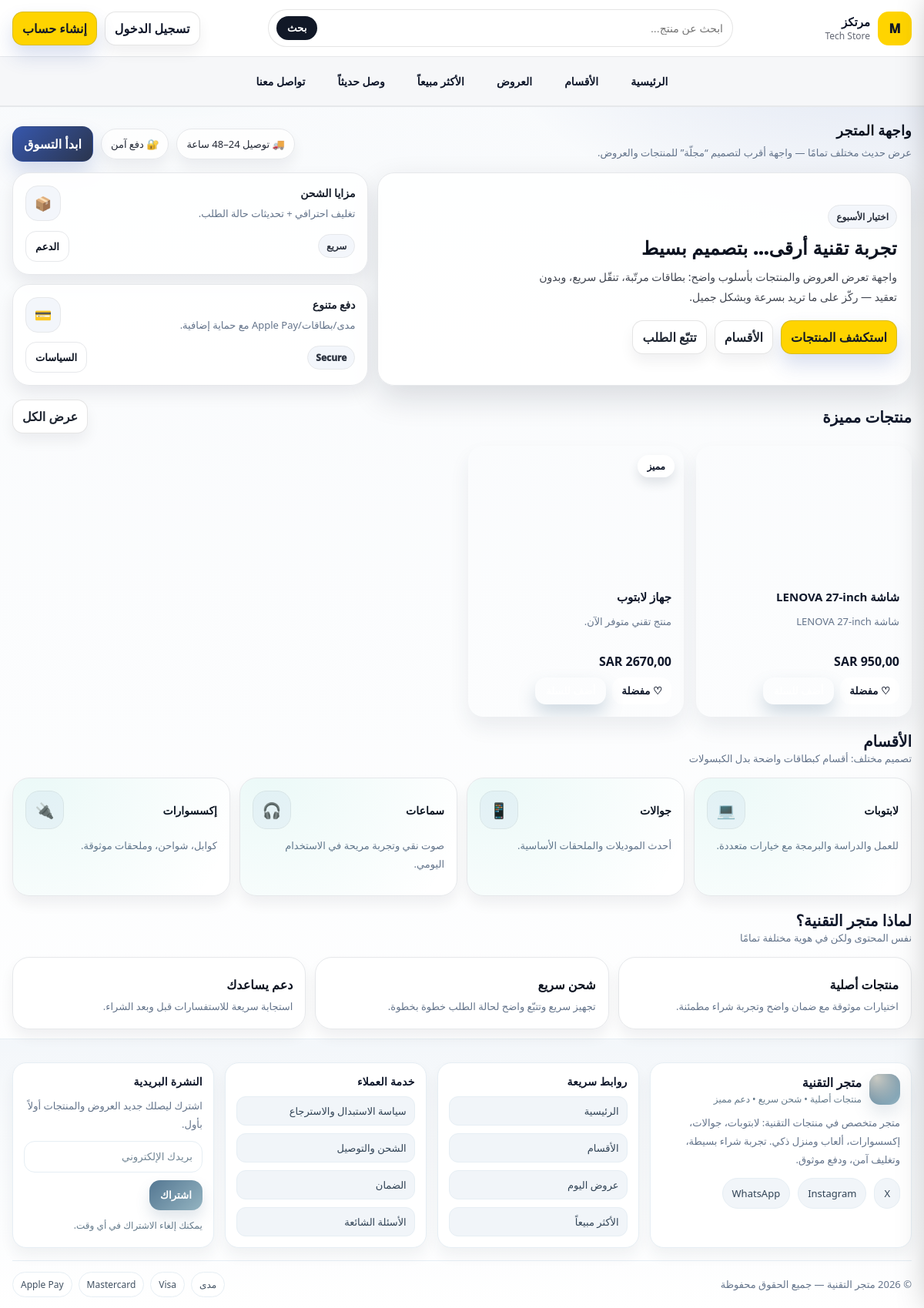
The app's page /, older data.
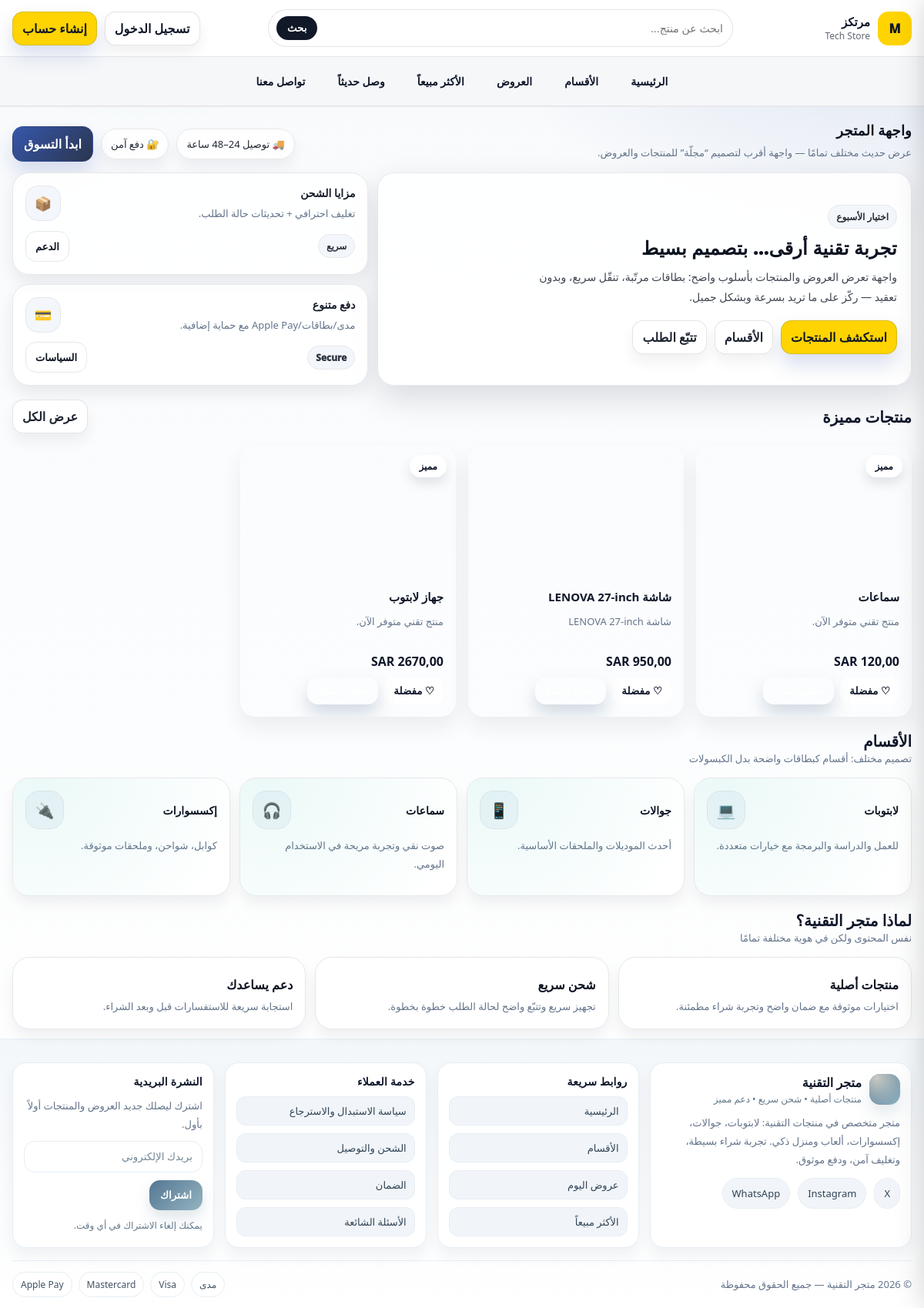
The same page, newer data.
### catalog/models.py (models this page shows, shortened)
class Product(models.Model):
    name = models.CharField(
        max_length=200,
        verbose_name=_("اسم المنتج"),
    )
    slug = models.SlugField(
        max_length=220,
        unique=True,
        blank=True,
        verbose_name=_("المعرّف (Slug)"),
        help_text=_("يُستخدم في الرابط، ويُنشأ تلقائيًا إذا تُرك فارغًا."),
    )
    category = models.ForeignKey(
        Category,
        on_delete=models.SET_NULL,
        null=True,
        blank=True,
        related_name="products",
        verbose_name=_("التصنيف"),
    )
    description = models.TextField(
        blank=True,
        verbose_name=_("الوصف"),
    )
    is_active = models.BooleanField(
        default=True,
        verbose_name=_("نشط"),
    )
    is_featured = models.BooleanField(
        default=False,
        verbose_name=_("مميز"),
        help_text=_("إظهار المنتج في الواجهة كمنتج مميز."),
    )
    currency = models.CharField(
        max_length=10,
        default="SAR",
        verbose_name=_("العملة"),
    )
    price = models.DecimalField(
        max_digits=12,
        decimal_places=2,
        validators=[MinValueValidator(Decimal("0.00"))],
        default=Decimal("0.00"),
        verbose_name=_("السعر"),
    )
    compare_at_price = models.DecimalField(
        max_digits=12,
        decimal_places=2,
        validators=[MinValueValidator(Decimal("0.00"))],
        null=True,
        blank=True,
        verbose_name=_("سعر قبل الخصم"),
        help_text=_("اختياري: إذا وضعته يظهر كسعر قديم للمقارنة."),
    )
    track_inventory = models.BooleanField(
        default=True,
        verbose_name=_("تتبع المخزون"),
    )
    stock_quantity = models.PositiveIntegerField(
        default=0,
        verbose_name=_("كمية المخزون"),
    )
    created_at = models.DateTimeField(
        default=timezone.now,
        editable=False,
        verbose_name=_("تاريخ الإضافة"),
    )
    updated_at = models.DateTimeField(
        auto_now=True,
        verbose_name=_("آخر تحديث"),
    )
    class Meta:
        verbose_name = _("منتج")
        verbose_name_plural = _("المنتجات")
        indexes = [
            models.Index(fields=["slug"]),
            models.Index(fields=["is_active", "is_featured"]),
            models.Index(fields=["category", "is_active"]),
        ]
        constraints = [
            models.CheckConstraint(
                condition=models.Q(compare_at_price__isnull=True)
                | models.Q(compare_at_price__gte=0),
                name="catalog_product_compare_at_non_negative",
            ),
        ]
    @property
    def primary_image_url(self) -> str:
        img = (
            self.images.filter(is_primary=True).order_by("sort_order").first()
            or self.images.order_by("sort_order").first()
        )
        return img.public_url if img else ""

class ProductImage(models.Model):
    product = models.ForeignKey(
        Product,
        on_delete=models.CASCADE,
        related_name="images",
        verbose_name=_("المنتج"),
    )
    image = models.ImageField(
        upload_to="products/%Y/%m/",
        verbose_name=_("الصورة (رفع محلي)"),
        null=True,
        blank=True,
    )
    image_public_id = models.CharField(
        max_length=255,
        blank=True,
        verbose_name=_("Cloudinary Public ID"),
        help_text=_("مثال: products/2025/12/abc123"),
    )
    alt_text = models.CharField(
        max_length=200,
        blank=True,
        verbose_name=_("النص البديل"),
    )
    is_primary = models.BooleanField(
        default=False,
        verbose_name=_("صورة رئيسية"),
    )
    sort_order = models.PositiveIntegerField(
        default=0,
        verbose_name=_("ترتيب العرض"),
    )
    created_at = models.DateTimeField(
        default=timezone.now,
        editable=False,
        verbose_name=_("تاريخ الإضافة"),
    )
    class Meta:
        verbose_name = _("صورة منتج")
        verbose_name_plural = _("صور المنتجات")
        indexes = [
            models.Index(fields=["product", "is_primary"]),
            models.Index(fields=["product", "sort_order"]),
        ]
    @property
    def public_url(self) -> str:
        if self.image_public_id:
            cloud_name = "duv2jsooa"
            return f"https://res.cloudinary.com/{cloud_name}/image/upload/{self.image_public_id}"

### catalog/views.py (the view)
# urls.py: path("", views.catalog_home, name="home"),
def catalog_home(request):
    products = (
        Product.objects
        .filter(is_active=True)
        .select_related("category")
        .prefetch_related(
            Prefetch(
                "images",
                queryset=ProductImage.objects.order_by("-is_primary", "sort_order", "id"),
                to_attr="prefetched_images",
            )
        )
        .order_by("-id")[:12]
    )
    return render(
        request,
        "catalog_templates/catalog_home.html",
        {
            "featured_products": products,  # نخليه نفس الاسم حتى لا نغيّر القالب
            "products_count": products.count(),
        },
    )

### templates/catalog_templates/catalog_home.html (shortened to what this page needs)
{% load static %}
<!doctype html>
<html lang="ar" dir="rtl">
<head>
</head>
<body>
  {% include 'header.html' %}
  <main class="wrap">
    <div class="page-head">
      <div>
        <h1>واجهة المتجر</h1>
        <p>عرض حديث مختلف تمامًا — واجهة أقرب لتصميم “مجلّة” للمنتجات والعروض.</p>
      </div>
      <div class="head-actions">
        <span class="pill">🚚 توصيل 24–48 ساعة</span>
        <span class="pill">🔐 دفع آمن</span>
        <a class="cta" href="#featured">ابدأ التسوق</a>
      </div>
    </div>
    <section class="editorial" aria-label="قسم المقدمة">
      <article class="feature">
        <div class="feature-content">
          <span class="kicker">اختيار الأسبوع</span>
          <h2>تجربة تقنية أرقى… بتصميم بسيط</h2>
          <p>
            واجهة تعرض العروض والمنتجات بأسلوب واضح: بطاقات مرتّبة، تنقّل سريع،
            وبدون تعقيد — ركّز على ما تريد بسرعة وبشكل جميل.
          </p>
          <div class="feature-actions">
            <a class="btn primary" href="#featured">استكشف المنتجات</a>
            <a class="btn" href="#categories">الأقسام</a>
            <a class="btn" href="#" data-action="track">تتبّع الطلب</a>
          </div>
        </div>
      </article>
      <div class="sidecol">
        <div class="mini-card">
          <div class="top">
            <div>
              <div class="t">مزايا الشحن</div>
              <div class="d">تغليف احترافي + تحديثات حالة الطلب.</div>
            </div>
            <div class="ico">📦</div>
          </div>
          <div class="foot">
            <span class="chip">سريع</span>
            <a class="link" href="#" data-action="support">الدعم</a>
          </div>
        </div>
        <div class="mini-card">
          <div class="top">
            <div>
              <div class="t">دفع متنوع</div>
              <div class="d">مدى/بطاقات/Apple Pay مع حماية إضافية.</div>
            </div>
            <div class="ico">💳</div>
          </div>
          <div class="foot">
            <span class="chip">Secure</span>
            <a class="link" href="#" data-action="policy">السياسات</a>
          </div>
        </div>
      </div>
    </section>
    {% include "catalog_templates/products_section.html" with products=featured_products %}
    <section class="section" id="categories">
      <div class="section-head">
        <div>
          <h2 class="section-title">الأقسام</h2>
          <p class="section-sub">تصميم مختلف: أقسام كبطاقات واضحة بدل الكبسولات</p>
        </div>
      </div>
      <div class="tiles">
        <a class="tile" href="#">
          <div class="row">
            <div class="name">لابتوبات</div>
            <div class="ico">💻</div>
          </div>
          <p class="hint">للعمل والدراسة والبرمجة مع خيارات متعددة.</p>
        </a>
        <a class="tile" href="#">
          <div class="row">
            <div class="name">جوالات</div>
            <div class="ico">📱</div>
          </div>
          <p class="hint">أحدث الموديلات والملحقات الأساسية.</p>
        </a>
        <a class="tile" href="#">
          <div class="row">
            <div class="name">سماعات</div>
            <div class="ico">🎧</div>
          </div>
          <p class="hint">صوت نقي وتجربة مريحة في الاستخدام اليومي.</p>
        </a>
        <a class="tile" href="#">
          <div class="row">
            <div class="name">إكسسوارات</div>
            <div class="ico">🔌</div>
          </div>
          <p class="hint">كوابل، شواحن، وملحقات موثوقة.</p>
        </a>
      </div>
    </section>
    <section class="section">
      <div class="section-head">
        <div>
          <h2 class="section-title">لماذا متجر التقنية؟</h2>
          <p class="section-sub">نفس المحتوى ولكن في هوية مختلفة تمامًا</p>
        </div>
      </div>
      <div class="benefits">
        <div class="benefit">
          <div class="t">منتجات أصلية</div>
          <p class="d">اختيارات موثوقة مع ضمان واضح وتجربة شراء مطمئنة.</p>
        </div>
        <div class="benefit">
          <div class="t">شحن سريع</div>
          <p class="d">تجهيز سريع وتتبّع واضح لحالة الطلب خطوة بخطوة.</p>
        </div>
        <div class="benefit">
          <div class="t">دعم يساعدك</div>
          <p class="d">استجابة سريعة للاستفسارات قبل وبعد الشراء.</p>
        </div>
      </div>
    </section>
  </main>
  {% include 'footer.html' %}
</body>
</html>

### templates/header.html (shortened to what this page needs)
{% load static %}
<header class="site-header">
  <div class="wrap">
    <div class="hdr">
      <a href="{% url 'orders:home' %}" class="brand">
        <div class="logo">M</div>
        <div>
          <div class="brandName">مرتكز</div>
          <div class="brandTag">Tech Store</div>
        </div>
      </a>
      <form class="search" method="get" action="#">
        <input type="search" name="q" placeholder="ابحث عن منتج..." />
        <button type="submit">بحث</button>
      </form>
      <div class="right">
        {% if request.user.is_authenticated %}
          <div class="userChip">
            👤 {{ request.user.get_full_name|default:request.user.username }}
          </div>
          <form method="post" action="{% url 'accounts:logout' %}">
            {% csrf_token %}
            <button class="btn" type="submit">خروج</button>
          </form>
        {% else %}
          <a href="{% url 'accounts:login' %}" class="btn">تسجيل الدخول</a>
          <a href="{% url 'accounts:signup' %}" class="btn primary">إنشاء حساب</a>
        {% endif %}
      </div>
    </div>
  </div>
  <div class="navbar">
    <div class="wrap">
      <nav class="nav-row">
        <a href="{% url 'orders:home' %}" class="nav-link">الرئيسية</a>
        <a href="#" class="nav-link">الأقسام</a>
        <a href="#" class="nav-link">العروض</a>
        <a href="#" class="nav-link">الأكثر مبيعاً</a>
        <a href="#" class="nav-link">وصل حديثاً</a>
        <a href="#" class="nav-link">تواصل معنا</a>
      </nav>
    </div>
  </div>
</header>

### templates/catalog_templates/products_section.html (shortened to what this page needs)
<section class="section" id="featured">
  <div class="section-head">
    <h2 class="section-title">منتجات مميزة</h2>
    <a class="btn" href="#" data-action="view-all">عرض الكل</a>
  </div>
  {% if products %}
    <div class="products">
      {% for p in products %}
        <article class="card"
          data-product-id="{{ p.id }}"
          data-dom-id="prod-{{ p.id }}"
          data-product-name="{{ p.name|escape }}">
          <div class="thumb"
            {% if p.primary_image_url %}
              style="background-image:url('{{ p.primary_image_url }}')"
            {% endif %}
          >
            {% if p.compare_at_price and p.compare_at_price > p.price %}
              <span class="badge">خصم</span>
            {% elif p.is_featured %}
              <span class="badge">مميز</span>
            {% endif %}
          </div>
          <div class="card-body">
            <div class="p-title">{{ p.name }}</div>
            <div class="p-desc">
              {% if p.description %}
                {{ p.description|truncatechars:90 }}
              {% else %}
                منتج تقني متوفر الآن.
              {% endif %}
            </div>
            <div class="row-between">
              <div>
                <span class="price">{{ p.price }} {{ p.currency }}</span>
              </div>
              <div class="actions">
                <button class="fav" type="button" data-fav>♡</button>
                {% if p.track_inventory and p.stock_quantity == 0 %}
                  <button class="add" type="button" disabled>غير متوفر</button>
                {% else %}
                  <button class="add"
                          type="button"
                          data-add-to-cart
                          data-product-id="{{ p.id }}">
                  </button>
                {% endif %}
              </div>
            </div>
          </div>
        </article>
      {% endfor %}
    </div>
  {% endif %}
</section>

### templates/footer.html (shortened to what this page needs)
<footer class="site-footer">
  <div class="footer-shell">
    <div class="wrap">
      <div class="footer-grid">
        <div class="footer-card">
          <div class="foot-brand">
            <span class="foot-logo" aria-hidden="true"></span>
            <div>
              <div style="font-weight:1000; font-size:16px;">متجر التقنية</div>
              <div style="color:rgba(91,114,132,.95); font-size:12px; margin-top:2px;">منتجات أصلية • شحن سريع • دعم مميز</div>
            </div>
          </div>
          <p>
            متجر متخصص في منتجات التقنية: لابتوبات، جوالات، إكسسوارات، ألعاب ومنزل ذكي.
            تجربة شراء بسيطة، وتغليف آمن، ودفع موثوق.
          </p>
          <div class="social" aria-label="روابط التواصل">
            <a href="#" title="X">X</a>
            <a href="#" title="Instagram">Instagram</a>
            <a href="#" title="WhatsApp">WhatsApp</a>
          </div>
        </div>
        <div class="footer-card">
          <h4>روابط سريعة</h4>
          <div class="footer-links">
            <a href="#">الرئيسية</a>
            <a href="#categories">الأقسام</a>
            <a href="#featured">عروض اليوم</a>
            <a href="#">الأكثر مبيعاً</a>
          </div>
        </div>
        <div class="footer-card">
          <h4>خدمة العملاء</h4>
          <div class="footer-links">
            <a href="#" data-action="policy">سياسة الاستبدال والاسترجاع</a>
            <a href="#" data-action="shipping">الشحن والتوصيل</a>
            <a href="#" data-action="warranty">الضمان</a>
            <a href="#" data-action="faq">الأسئلة الشائعة</a>
          </div>
        </div>
        <div class="footer-card">
          <h4>النشرة البريدية</h4>
          <p>اشترك ليصلك جديد العروض والمنتجات أولاً بأول.</p>
          <form class="newsletter" id="newsletterForm" action="#" method="post" novalidate>
            <input type="email" name="email" placeholder="بريدك الإلكتروني" required>
            <button type="submit">اشتراك</button>
          </form>
          <div style="margin-top:10px; color:rgba(91,114,132,.95); font-size:12px; line-height:1.7;">
            يمكنك إلغاء الاشتراك في أي وقت.
          </div>
        </div>
      </div>
      <div class="footer-bottom">
        <div class="bottom-row">
          <div>© <span id="yearNow"></span> متجر التقنية — جميع الحقوق محفوظة</div>
          <div class="payments" aria-label="طرق الدفع">
            <span class="pay-badge">مدى</span>
            <span class="pay-badge">Visa</span>
            <span class="pay-badge">Mastercard</span>
            <span class="pay-badge">Apple Pay</span>
          </div>
        </div>
      </div>
    </div>
  </div>
</footer>

Row changes from the older to the newer data that the page shows:
added Product: is_featured "مميز", name "سماعات", description "منتج تقني متوفر الآن.", price "120,00", currency "SAR"
